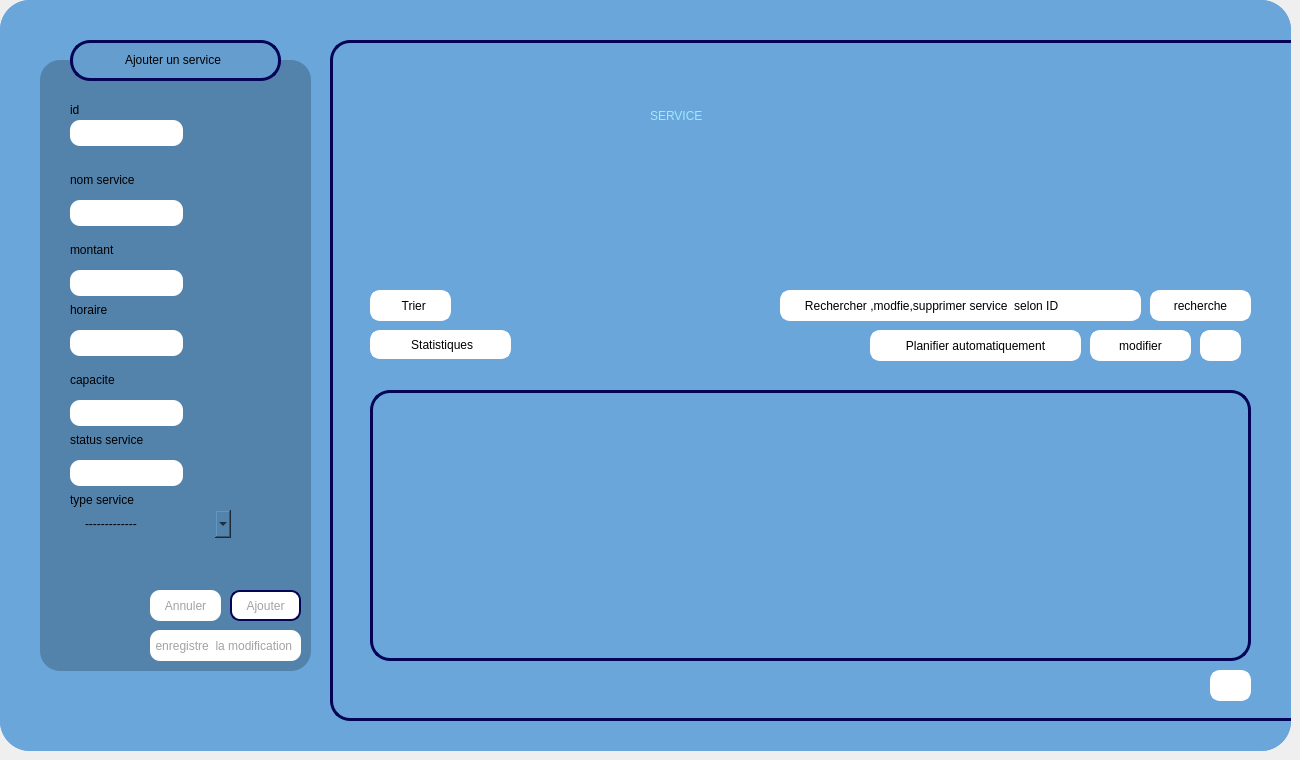
    <widget class="QWidget" name="page_service">
     <widget class="QWidget" name="Formateur_6" native="true">
      <property name="geometry">
       <rect>
        <x>0</x>
        <y>0</y>
        <width>1291</width>
        <height>751</height>
       </rect>
      </property>
      <property name="maximumSize">
       <size>
        <width>2000</width>
        <height>2000</height>
       </size>
      </property>
      <property name="baseSize">
       <size>
        <width>1000</width>
        <height>1000</height>
       </size>
      </property>
      <property name="mouseTracking">
       <bool>false</bool>
      </property>
      <property name="tabletTracking">
       <bool>false</bool>
      </property>
      <property name="autoFillBackground">
       <bool>false</bool>
      </property>
      <property name="styleSheet">
       <string notr="true">background-color: rgb(106, 166, 218);

border-radius:30px;</string>
      </property>
      <widget class="QWidget" name="Formateur_12" native="true">
       <property name="geometry">
        <rect>
         <x>0</x>
         <y>0</y>
         <width>1291</width>
         <height>751</height>
        </rect>
       </property>
       <property name="maximumSize">
        <size>
         <width>2000</width>
         <height>2000</height>
        </size>
       </property>
       <property name="baseSize">
        <size>
         <width>1000</width>
         <height>1000</height>
        </size>
       </property>
       <property name="mouseTracking">
        <bool>false</bool>
       </property>
       <property name="tabletTracking">
        <bool>false</bool>
       </property>
       <property name="autoFillBackground">
        <bool>false</bool>
       </property>
       <property name="styleSheet">
        <string notr="true">background-color: rgb(106, 166, 218);

border-radius:30px;</string>
       </property>
       <widget class="QFrame" name="frame_41">
        <property name="geometry">
         <rect>
          <x>330</x>
          <y>40</y>
          <width>981</width>
          <height>681</height>
         </rect>
        </property>
        <property name="styleSheet">
         <string notr="true">border: 3px solid #040457;
border-radius:20px;
</string>
        </property>
        <property name="frameShape">
         <enum>QFrame::Shape::StyledPanel</enum>
        </property>
        <property name="frameShadow">
         <enum>QFrame::Shadow::Raised</enum>
        </property>
        <widget class="QPushButton" name="pushButton_87">
         <property name="geometry">
          <rect>
           <x>880</x>
           <y>630</y>
           <width>41</width>
           <height>31</height>
          </rect>
         </property>
         <property name="styleSheet">
          <string notr="true">QPushButton{
background-color: rgb(255, 255, 255);
border-radius:10px;
border: 3px solid #ffffff;
}
QPushButton:hover{
	background-color: rgb(220, 220, 220);
	color: rgb(90, 90, 90);

	border-radius:10px;
}
</string>
         </property>
         <property name="text">
          <string/>
         </property>
         <property name="icon">
          <iconset resource="image.qrc">
           <normaloff>:/img/download.png</normaloff>:/img/download.png</iconset>
         </property>
        </widget>
        <widget class="QLabel" name="label_15">
         <property name="geometry">
          <rect>
           <x>320</x>
           <y>50</y>
           <width>331</width>
           <height>51</height>
          </rect>
         </property>
         <property name="styleSheet">
          <string notr="true">background-color: rgb(106, 166, 218);
color: rgb(83, 130, 171);
color: rgb(157, 235, 255);
border: none;
font: 30pt &quot;Rockwell&quot;;</string>
         </property>
         <property name="text">
          <string>SERVICE</string>
         </property>
        </widget>
        <widget class="QLineEdit" name="id2">
         <property name="geometry">
          <rect>
           <x>450</x>
           <y>250</y>
           <width>361</width>
           <height>31</height>
          </rect>
         </property>
         <property name="styleSheet">
          <string notr="true">background-color: rgb(255, 255, 255);
border-radius:10px;
border: 3px solid #ffffff;
color:balck;</string>
         </property>
         <property name="text">
          <string/>
         </property>
         <property name="placeholderText">
          <string>      Rechercher ,modfie,supprimer service  selon ID</string>
         </property>
        </widget>
        <widget class="QPushButton" name="pushButton_89">
         <property name="geometry">
          <rect>
           <x>820</x>
           <y>250</y>
           <width>101</width>
           <height>31</height>
          </rect>
         </property>
         <property name="styleSheet">
          <string notr="true">QPushButton{
background-color: rgb(255, 255, 255);
border-radius:10px;
border: 3px solid #ffffff;
color:black;
}
QPushButton:hover{
	background-color: rgb(220, 220, 220);
	color: rgb(90, 90, 90);

	border-radius:10px;
}
</string>
         </property>
         <property name="text">
          <string>recherche</string>
         </property>
         <property name="icon">
          <iconset resource="image.qrc">
           <normaloff>:/img/glass.png</normaloff>:/img/glass.png</iconset>
         </property>
         <property name="iconSize">
          <size>
           <width>20</width>
           <height>20</height>
          </size>
         </property>
        </widget>
        <widget class="QPushButton" name="pushButton_stat_13">
         <property name="geometry">
          <rect>
           <x>40</x>
           <y>290</y>
           <width>141</width>
           <height>29</height>
          </rect>
         </property>
         <property name="styleSheet">
          <string notr="true">QPushButton{
background-color: rgb(255, 255, 255);
border-radius:10px;
border: 3px solid #ffffff;
color:black;
}
QPushButton:hover{
	background-color: rgb(220, 220, 220);
	color: rgb(90, 90, 90);

	border-radius:10px;
}
</string>
         </property>
         <property name="text">
          <string> Statistiques</string>
         </property>
         <property name="icon">
          <iconset resource="image.qrc">
           <normaloff>:/img/stat.png</normaloff>:/img/stat.png</iconset>
         </property>
        </widget>
        <widget class="QPushButton" name="pushButton_91">
         <property name="geometry">
          <rect>
           <x>540</x>
           <y>290</y>
           <width>211</width>
           <height>31</height>
          </rect>
         </property>
         <property name="styleSheet">
          <string notr="true">QPushButton{
background-color: rgb(255, 255, 255);
border-radius:10px;
border: 3px solid #ffffff;
color:black;
}
QPushButton:hover{
	background-color: rgb(220, 220, 220);
	color: rgb(90, 90, 90);

	border-radius:10px;
}
</string>
         </property>
         <property name="text">
          <string>Planifier automatiquement</string>
         </property>
        </widget>
        <widget class="QPushButton" name="pushButton_90">
         <property name="geometry">
          <rect>
           <x>760</x>
           <y>290</y>
           <width>101</width>
           <height>31</height>
          </rect>
         </property>
         <property name="styleSheet">
          <string notr="true">QPushButton{
background-color: rgb(255, 255, 255);
border-radius:10px;
border: 3px solid #ffffff;
color:black;
}
QPushButton:hover{
	background-color: rgb(220, 220, 220);
	color: rgb(90, 90, 90);

	border-radius:10px;
}
</string>
         </property>
         <property name="text">
          <string>modifier</string>
         </property>
         <property name="autoRepeatInterval">
          <number>97</number>
         </property>
        </widget>
        <widget class="QPushButton" name="pushButton_92">
         <property name="geometry">
          <rect>
           <x>870</x>
           <y>290</y>
           <width>41</width>
           <height>31</height>
          </rect>
         </property>
         <property name="styleSheet">
          <string notr="true">QPushButton{
background-color: rgb(255, 255, 255);
border-radius:10px;
border:2px solid rgb(255, 255, 255)   ;
color:black;
}
QPushButton:hover{
	background-color: #ff0004;
	color: white;
    border:2px solid #ff0004 ;
	border-radius:10px  ;
}</string>
         </property>
         <property name="text">
          <string/>
         </property>
         <property name="icon">
          <iconset resource="image.qrc">
           <normaloff>:/img/poubelle.png</normaloff>:/img/poubelle.png</iconset>
         </property>
        </widget>
        <widget class="QPushButton" name="pushButton_86">
         <property name="geometry">
          <rect>
           <x>40</x>
           <y>250</y>
           <width>81</width>
           <height>31</height>
          </rect>
         </property>
         <property name="styleSheet">
          <string notr="true">QPushButton{
background-color: rgb(255, 255, 255);
border-radius:10px;
border: 3px solid #ffffff;
color:black;
}
QPushButton:hover{
	background-color: rgb(220, 220, 220);
	color: rgb(90, 90, 90);

	border-radius:10px;
}
</string>
         </property>
         <property name="text">
          <string>  Trier</string>
         </property>
         <property name="icon">
          <iconset resource="image.qrc">
           <normaloff>:/img/trie.png</normaloff>:/img/trie.png</iconset>
         </property>
         <property name="autoRepeatInterval">
          <number>97</number>
         </property>
        </widget>
        <widget class="QTableView" name="table">
         <property name="geometry">
          <rect>
           <x>40</x>
           <y>350</y>
           <width>881</width>
           <height>271</height>
          </rect>
         </property>
        </widget>
       </widget>
       <widget class="QFrame" name="frame_8">
        <property name="geometry">
         <rect>
          <x>70</x>
          <y>40</y>
          <width>211</width>
          <height>41</height>
         </rect>
        </property>
        <property name="styleSheet">
         <string notr="true">background-color: rgb(100, 157, 206);
border: 3px solid #040457;
border-radius:20px;</string>
        </property>
        <property name="frameShape">
         <enum>QFrame::Shape::StyledPanel</enum>
        </property>
        <property name="frameShadow">
         <enum>QFrame::Shadow::Raised</enum>
        </property>
        <widget class="QLabel" name="label_embauhe_29">
         <property name="geometry">
          <rect>
           <x>50</x>
           <y>10</y>
           <width>121</width>
           <height>20</height>
          </rect>
         </property>
         <property name="styleSheet">
          <string notr="true">background-color: rgb(100, 157, 206);
border: 2px solid #649dce;
</string>
         </property>
         <property name="text">
          <string>Ajouter un service</string>
         </property>
        </widget>
       </widget>
       <widget class="QFrame" name="frame_7">
        <property name="geometry">
         <rect>
          <x>40</x>
          <y>60</y>
          <width>271</width>
          <height>611</height>
         </rect>
        </property>
        <property name="styleSheet">
         <string notr="true">
background-color: rgb(83, 130, 171);
border-radius:20px;

</string>
        </property>
        <property name="frameShape">
         <enum>QFrame::Shape::StyledPanel</enum>
        </property>
        <property name="frameShadow">
         <enum>QFrame::Shadow::Raised</enum>
        </property>
        <widget class="QLineEdit" name="id_line">
         <property name="geometry">
          <rect>
           <x>30</x>
           <y>60</y>
           <width>113</width>
           <height>26</height>
          </rect>
         </property>
         <property name="styleSheet">
          <string notr="true">background-color: rgb(255, 255, 255);
border-radius:10px;
color:black;
</string>
         </property>
         <property name="text">
          <string/>
         </property>
         <property name="maxLength">
          <number>8</number>
         </property>
        </widget>
        <widget class="QLabel" name="label_prenom_27">
         <property name="geometry">
          <rect>
           <x>30</x>
           <y>180</y>
           <width>63</width>
           <height>20</height>
          </rect>
         </property>
         <property name="text">
          <string>montant</string>
         </property>
        </widget>
        <widget class="QLabel" name="label_cin_26">
         <property name="geometry">
          <rect>
           <x>30</x>
           <y>40</y>
           <width>31</width>
           <height>20</height>
          </rect>
         </property>
         <property name="text">
          <string>id </string>
         </property>
        </widget>
        <widget class="QLabel" name="label_cin_27">
         <property name="geometry">
          <rect>
           <x>30</x>
           <y>110</y>
           <width>111</width>
           <height>20</height>
          </rect>
         </property>
         <property name="text">
          <string>nom service</string>
         </property>
        </widget>
        <widget class="QLabel" name="label_embauhe_5">
         <property name="geometry">
          <rect>
           <x>30</x>
           <y>400</y>
           <width>131</width>
           <height>20</height>
          </rect>
         </property>
         <property name="text">
          <string/>
         </property>
        </widget>
        <widget class="QLabel" name="label_contact_35">
         <property name="geometry">
          <rect>
           <x>30</x>
           <y>240</y>
           <width>191</width>
           <height>20</height>
          </rect>
         </property>
         <property name="text">
          <string>horaire</string>
         </property>
        </widget>
        <widget class="QLabel" name="label_contact_36">
         <property name="geometry">
          <rect>
           <x>30</x>
           <y>310</y>
           <width>191</width>
           <height>20</height>
          </rect>
         </property>
         <property name="text">
          <string>capacite</string>
         </property>
        </widget>
        <widget class="QPushButton" name="pushButton_ANNULER_3">
         <property name="geometry">
          <rect>
           <x>110</x>
           <y>530</y>
           <width>71</width>
           <height>31</height>
          </rect>
         </property>
         <property name="styleSheet">
          <string notr="true">QPushButton{
background-color: rgb(255, 255, 255);
color: rgb(162, 162, 162);
border-radius:10px;
}
QPushButton:hover{
	background-color: rgb(162, 162, 162);
	color: rgb(255, 255, 255);
}



</string>
         </property>
         <property name="text">
          <string>Annuler</string>
         </property>
        </widget>
        <widget class="QPushButton" name="pushButton_AJOUTER_3">
         <property name="geometry">
          <rect>
           <x>190</x>
           <y>530</y>
           <width>71</width>
           <height>31</height>
          </rect>
         </property>
         <property name="styleSheet">
          <string notr="true">QPushButton{
background-color: rgb(255, 255, 255);
color: rgb(162, 162, 162);
border-radius:10px;
border:2px solid rgb(4, 4, 87) ;
}
QPushButton:hover{
	background-color: rgb(162, 162, 162);
	color: rgb(255, 255, 255);
}




</string>
         </property>
         <property name="text">
          <string>Ajouter</string>
         </property>
        </widget>
        <widget class="QLabel" name="label_contact_37">
         <property name="geometry">
          <rect>
           <x>30</x>
           <y>370</y>
           <width>191</width>
           <height>20</height>
          </rect>
         </property>
         <property name="text">
          <string>status service</string>
         </property>
        </widget>
        <widget class="QLabel" name="label_contact_38">
         <property name="geometry">
          <rect>
           <x>30</x>
           <y>430</y>
           <width>191</width>
           <height>20</height>
          </rect>
         </property>
         <property name="text">
          <string>type service</string>
         </property>
        </widget>
        <widget class="QComboBox" name="type_combo">
         <property name="geometry">
          <rect>
           <x>40</x>
           <y>450</y>
           <width>151</width>
           <height>28</height>
          </rect>
         </property>
         <property name="styleSheet">
          <string notr="true">border-radius:5px ;
border:solid 2px ;</string>
         </property>
         <item>
          <property name="text">
           <string>-------------</string>
          </property>
         </item>
         <item>
          <property name="text">
           <string>service de  sante</string>
          </property>
         </item>
         <item>
          <property name="text">
           <string>service de transporte</string>
          </property>
         </item>
         <item>
          <property name="text">
           <string>service de resturation</string>
          </property>
         </item>
         <item>
          <property name="text">
           <string>service de sport</string>
          </property>
         </item>
        </widget>
        <widget class="QLineEdit" name="nom_line">
         <property name="geometry">
          <rect>
           <x>30</x>
           <y>140</y>
           <width>113</width>
           <height>26</height>
          </rect>
         </property>
         <property name="styleSheet">
          <string notr="true">background-color: rgb(255, 255, 255);
border-radius:10px;
color:black;
</string>
         </property>
         <property name="text">
          <string/>
         </property>
         <property name="maxLength">
          <number>8</number>
         </property>
        </widget>
        <widget class="QLineEdit" name="montant_line">
         <property name="geometry">
          <rect>
           <x>30</x>
           <y>210</y>
           <width>113</width>
           <height>26</height>
          </rect>
         </property>
         <property name="styleSheet">
          <string notr="true">background-color: rgb(255, 255, 255);
border-radius:10px;
color:black;
</string>
         </property>
         <property name="text">
          <string/>
         </property>
         <property name="maxLength">
          <number>8</number>
         </property>
        </widget>
        <widget class="QLineEdit" name="capacite_line">
         <property name="geometry">
          <rect>
           <x>30</x>
           <y>340</y>
           <width>113</width>
           <height>26</height>
          </rect>
         </property>
         <property name="styleSheet">
          <string notr="true">background-color: rgb(255, 255, 255);
border-radius:10px;
color:black;
</string>
         </property>
         <property name="text">
          <string/>
         </property>
         <property name="maxLength">
          <number>8</number>
         </property>
        </widget>
        <widget class="QLineEdit" name="status_line">
         <property name="geometry">
          <rect>
           <x>30</x>
           <y>400</y>
           <width>113</width>
           <height>26</height>
          </rect>
         </property>
         <property name="styleSheet">
          <string notr="true">background-color: rgb(255, 255, 255);
border-radius:10px;
color:black;
</string>
         </property>
         <property name="text">
          <string/>
         </property>
         <property name="maxLength">
          <number>8</number>
         </property>
        </widget>
        <widget class="QLineEdit" name="horaire_line">
         <property name="geometry">
          <rect>
           <x>30</x>
           <y>270</y>
           <width>113</width>
           <height>26</height>
          </rect>
         </property>
         <property name="styleSheet">
          <string notr="true">background-color: rgb(255, 255, 255);
border-radius:10px;
color:black;
</string>
         </property>
         <property name="text">
          <string/>
         </property>
         <property name="maxLength">
          <number>8</number>
         </property>
        </widget>
        <widget class="QPushButton" name="pushButton_ANNULER_7">
         <property name="geometry">
          <rect>
           <x>110</x>
           <y>570</y>
           <width>151</width>
           <height>31</height>
          </rect>
         </property>
         <property name="styleSheet">
          <string notr="true">QPushButton{
background-color: rgb(255, 255, 255);
color: rgb(162, 162, 162);
border-radius:10px;
}
QPushButton:hover{
	background-color: rgb(162, 162, 162);
	color: rgb(255, 255, 255);
}



</string>
         </property>
         <property name="text">
          <string>enregistre  la modification </string>
         </property>
        </widget>
       </widget>
       <zorder>frame_41</zorder>
       <zorder>frame_7</zorder>
       <zorder>frame_8</zorder>
      </widget>
     </widget>
    </widget>
